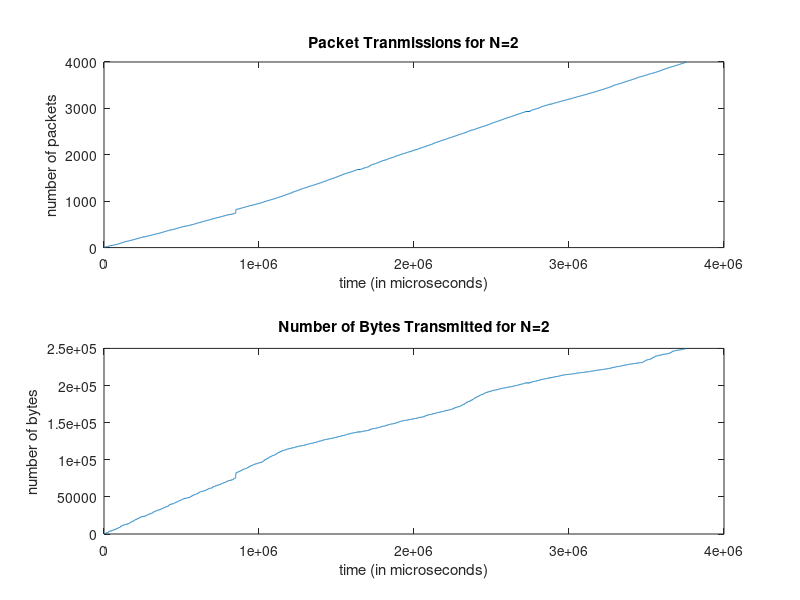

The MATLAB script that drew this image:
clc;clear all;
%%%%%%%%%%%%%%%%%%%%%%%%%%%%%%%%%%%%%%%%%%%%%%%%%%%%%%%%%%%%%%%%%%%
%Reading data from a file
%Note that time is in micro seconds and packetsize is in Bytes
%%%%%%%%%%%%%%%%%%%%%%%%%%%%%%%%%%%%%%%%%%%%%%%%%%%%%%%%%%%%%%%%%%%
close all;
clearvars;
size = 4000;

%............. sink output1
[packet_no_p, packetsize_p, arrival_time] = textread('output_sink3.txt', '%f %f %f');

%plot number of packet transmissions on a time scale of 10 ms per data
%point
%for number of packet transmissions, we don't care about the packet size
%just the fact that a packet comes in at arrival_time(i)
figure(1);
subplot(2,1,1);

time = arrival_time(1:size);
packet = packet_no_p (1:size);
plot(cumsum(time), packet);
title('Packet Tranmissions for N=2');
xlabel('time (in microseconds)');
ylabel('number of packets');
%plot number of transmitted bytes on a time scale of 10 ms per data point
subplot(2,1,2);
packet2 = packetsize_p(1:size);
plot(cumsum(time), cumsum(packet2));
title('Number of Bytes Transmitted for N=2');
ylabel('number of bytes');
xlabel('time (in microseconds)');

